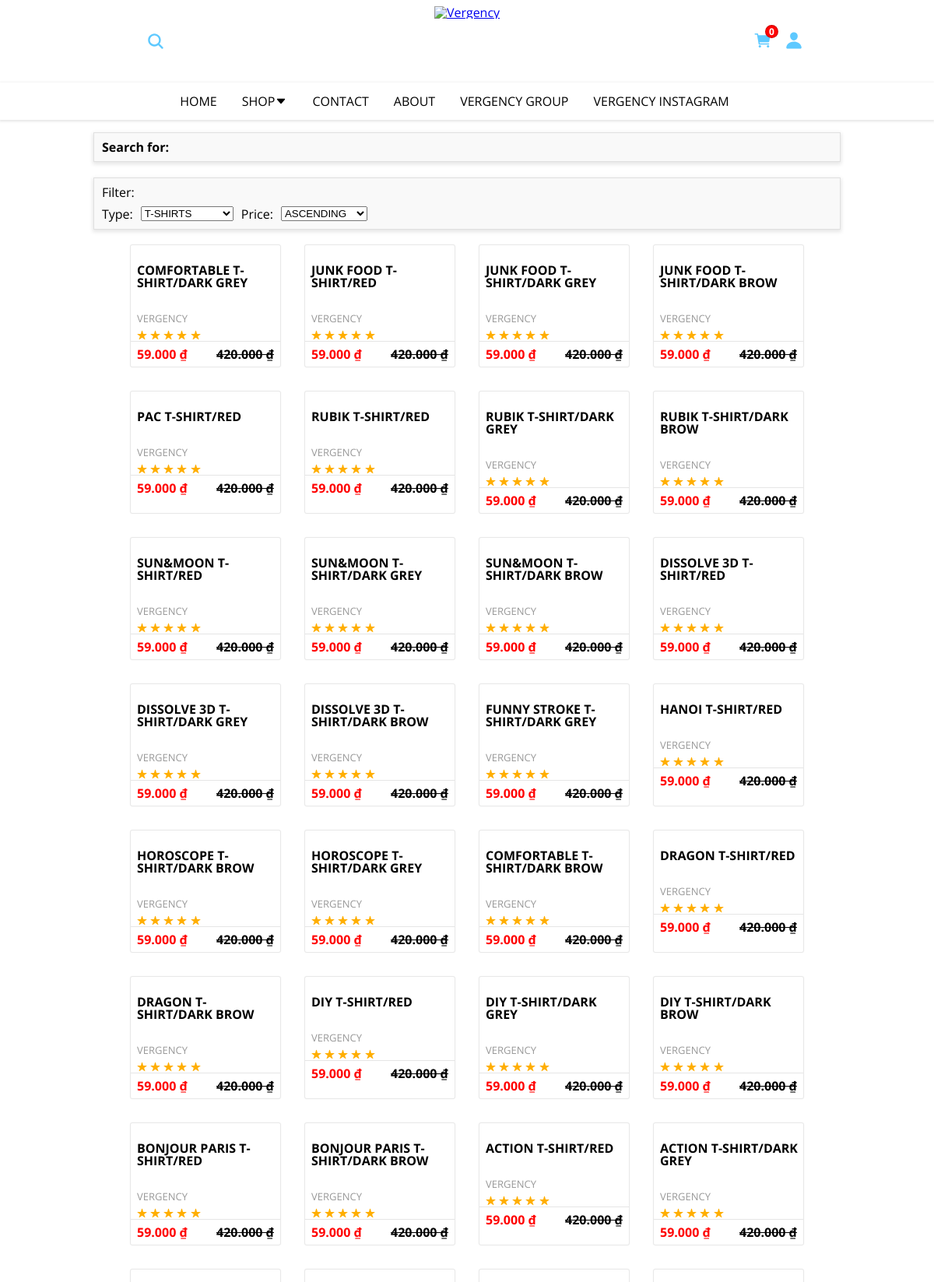
The app's page /search.php?type=t-shirts (upper part) with its own data.
### tables this page shows
CREATE TABLE `product_image` (
  `id` int(11) NOT NULL,
  `img_1` varchar(255) NOT NULL,
  `img_2` varchar(255) NOT NULL,
  `img_3` varchar(255) NOT NULL,
  `img_4` varchar(255) NOT NULL
);

CREATE TABLE `product` (
  `id` int(11) NOT NULL,
  `name` varchar(50) NOT NULL,
  `price` decimal(10,2) NOT NULL,
  `type` varchar(20) NOT NULL,
  `old_price` decimal(10,2) NOT NULL,
  `slug` varchar(50) NOT NULL,
  `quantity` int(11) NOT NULL
);

### session.php (called while the page is built, shortened)
<?php
function isAnyLogged(){
    return false;
}
?>

### search.php (the view, shortened to what this page needs)
<?php require_once("./session.php"); ?>
<?php require_once("./essentials.php"); ?>
<!DOCTYPE html>
<html lang="en">
<head>
    <link rel="stylesheet" href="./assets/normalize.css">
    <link rel="stylesheet" href="./assets/style_search.css">
</head>
<body>
    <?php require "header.php" ?>
    <div id="container" class="center">
        <div class="search-for">
            Search for:
        </div>
        <div class="filter">
            <div class="filter__header">Filter:</div>
            <div class="filter__bar">
                <span class="filter__name">Type: </span>
                <select class="filter-item" id="filter-type" class="filter-item" onchange="update_result();">
                    <?php
                    $avaiable_types = array("all", "t-shirts", "shirts", "sweaters", "hoodies", "shorts", "bags", "perfume", "jacket", "accessories", "polo", "all");
                    foreach ($avaiable_types as $type) {
                        if ($type == $_GET["type"]) {
                            echo '<option value="' . $type . '" selected>' . strtoupper($type) . '</option>';
                        } else {
                            echo '<option value="' . $type . '">' . strtoupper($type) . '</option>';
                        }
                    }
                    ?>
                </select>
                <span class="filter__name">Price: </span>
                <select class="filter-item" id="filter-price" class="filter-item" onchange="update_result();">
                    <?php
                    $avaiable_sort = array("asc" => "ASCENDING", "desc" => "DESCENDING");
                    foreach ($avaiable_sort as $sort => $sort_val) {
                        if ($sort == $_GET["sort"]) {
                            echo '<option value="' . $sort . '" selected>' . $sort_val . '</option>';
                        } else {
                            echo '<option value="' . $sort . '">' . $sort_val . '</option>';
                        }
                    }
                    ?>
                </select>
            </div>
        </div>
        <?php
        if ($_SERVER["REQUEST_METHOD"] == "GET") {
            $q = $_GET["q"];
            $type = $_GET["type"];
            $sort = $_GET["sort"];
            $fmt = new NumberFormatter("vi-VN", NumberFormatter::CURRENCY);
            $conn = new mysqli($serverName, $username, $password, $dbName);
            if ($type == "all") {
                $sql = "SELECT product.name, product.price, product.old_price, product_image.img_1
                        FROM product
                        JOIN product_image ON product.id = product_image.id
                        WHERE product.name LIKE '%" . $q . "%'
                        ORDER BY product.price " . $sort . ";";
            } else {
                $sql = "SELECT product.name, product.price, product.old_price, product_image.img_1
                        FROM product
                        JOIN product_image ON product.id = product_image.id
                        WHERE product.name LIKE '%" . $q . "%' AND product.type = '" . $type . "'
                        ORDER BY product.price " . $sort . ";";
            }
            $result = $conn->query($sql);
            if ($result->num_rows > 0) {
                echo '<div class="product__container">';
                while ($row = $result->fetch_assoc()) {
                    echo '<div class="product__information">
                            <div class="product__img">
                                <a href="./product.php?product=' . strtolower(str_replace(array(' ', '/'), '-', $row["name"])) . '"><img src="' . $row["img_1"] . '" alt=""></a>
                            </div>
                            <div class="product__detail">
                                <a href="./product.php?product=' . strtolower(str_replace(array(' ', '/'), '-', $row["name"])) . '" class="product__name">' . $row["name"] . '</a>
                                <div class="product__vendor">VERGENCY</div>
                                <div class="product__rating">
                                    <ion-icon name="star"></ion-icon>
                                    <ion-icon name="star"></ion-icon>
                                    <ion-icon name="star"></ion-icon>
                                    <ion-icon name="star"></ion-icon>
                                    <ion-icon name="star"></ion-icon>
                                </div>
                                <div class="product__price">
                                    <div class="product__price-after">' . $fmt->formatCurrency($row["price"], "VND") . '</div>
                                    <div class="product__price-before">' . $fmt->formatCurrency($row["old_price"], "VND") . '</div>
                                </div>
                            </div>
                        </div>';
                }
                echo '</div>';
            } else {
                echo '<div class="search-error">No products found!</div>';
            }
        }
        ?>
    </div>
</body>
</html>

### header.php (shortened to what this page needs)
<link rel="stylesheet" href="./assets/style_header.css">
<header>
    <div class="header__phone flex-center">
        <div class="search">
            <ion-icon class="icon search-icon" name="search"></ion-icon>
        </div>
    </div>
    <div class="header__logo flex-center">
        <a class="header__logo" href="../index.php"><img class="header__logo-img" src="https://theme.hstatic.net/200000305259/1000958796/14/partner_1.png?v=11" alt="Vergency"></a>
    </div>
    <div class="header__items center">
        <div class="cart">
            <?php
                if (isset($_SESSION["cart"])){
                    echo '<span class="product-quantity">'.count($_SESSION["cart"]).'</span>';
                }else{
                    echo '<span class="product-quantity">0</span>';
                }
            ?>
            <a href="../cart.php"><ion-icon class="icon" name="cart"></ion-icon></a>
        </div>
        <?php
            if (!isAnyLogged()){
                echo '<a href="./account/login.php"><ion-icon class="icon" name="person"></ion-icon></a>';
            }
        ?>
    </div>
</header>
<nav>
    <ul class="navbar__container flex-center">
        <li class="navbar__items pd16"><a href="./index.php">HOME</a></li>
        <li class="navbar__items pd16 drop-down">
            <a class="flex-center" href="./collections.php?type=all">SHOP<ion-icon name="caret-down-outline"></ion-icon></a>
        </li>
        <li class="navbar__items pd16"><a href="./pages/contact.php">CONTACT</a></li>
        <li class="navbar__items pd16"><a href="./pages/about-us.php">ABOUT</a></li>
        <li class="navbar__items pd16"><a href="https://www.facebook.com/groups/vergency">VERGENCY GROUP</a></li>
        <li class="navbar__items pd16"><a href="https://www.instagram.com/vergency.vn">VERGENCY INSTAGRAM</a></li>
        <li class="navbar__items pd16"><div id="go-to-top"><ion-icon name="arrow-up"></ion-icon></div></li>
    </ul>
</nav>

### assets/style_search.css (style rules this page uses)
html { scroll-behavior: smooth; font-family: 'Open Sans', sans-serif; }
body { display: flex; flex-direction: column; min-height: 100vh; }
header, footer { flex-grow: 0; flex-shrink: 0; }
#container { flex-grow: 1; }
.pd16 { padding: 16px; }
.icon { font-size: 24px; color: #5ec9ff; padding: 8px; }
.flex-center { display: flex; justify-content: center; align-items: center; }
.center { margin: auto; }
.drop-down { position: relative; }
#container { padding: 16px 0; }
.product__container { display: grid; grid-template-columns: repeat(4, 1fr); gap: 32px 32px; max-width: 90%; margin: auto; }
.product__information { box-shadow: 0 0 1px 1px rgba(0, 0, 0, 0.1); border-radius: 2px; }
.product__detail .product__name { display: block; text-decoration: none; color: #000; font-weight: bold; padding: 8px 0 32px 8px; }
.product__detail .product__vendor { padding-left: 8px; font-size: 13px; color: #999999; }
.product__detail .product__rating ion-icon { padding-top: 8px; color: #ffae00; font-size: 13px; }
.product__detail .product__rating { padding-left: 8px; position: relative; }
.product__detail .product__rating::after { position: absolute; bottom: 0; left: 0; content: ""; width: 100%; height: 1px; background-color: rgba(0, 0, 0, 0.1); }
.product__detail .product__price { display: flex; justify-content: space-between; padding: 8px; }
.product__detail .product__price-after { color: #ff0000; font-weight: bold; }
.product__detail .product__price-before { text-decoration: line-through; font-weight: bold; }
#container { width: 80%; }
.search-for { font-weight: bold; }
.filter, .search-for { padding: 10px; margin-bottom: 20px; background-color: #f9f9f9; border: 0.5px solid rgba(0, 0, 0, 0.1); box-shadow: 0 2px 5px 1px rgba(0, 0, 0, 0.1); }
.filter__header { margin-bottom: 10px; }
.filter__bar { display: flex; }
.filter__name { display: flex; align-items: center; }
.filter-item { margin: 0 10px; }

### assets/style_header.css (style rules this page uses)
header { display: grid; grid-template-columns: repeat(3, 1fr); height: 90px; margin-top: 8px; padding-bottom: 8px; position: relative; }
header::after { content: ""; width: 100%; height: 0.5px; background-color: rgba(0, 0, 0, 0.1); position: absolute; bottom: 0; left: 0; }
.header__logo { height: inherit; }
.header__logo-img { height: 100%; width: auto; }
.header__items { display: flex; flex-wrap: wrap; }
.cart { position: relative; display: flex; align-items: center; justify-content: center; }
.cart .product-quantity { position: absolute; right: 0; top: 0; display: flex; align-items: center; justify-content: center; width: 15px; height: 15px; border: 1px solid rgba(0,0,0,0.2); border-radius: 50%; background-color: red; font-size: 12px; color: white; font-weight: bold; z-index: 1; }
.search { display: flex; position: relative; }
nav { position: sticky; top: -1px; background-color: #fff; box-shadow: 0 1px 3px 1px rgba(0, 0, 0, 0.1); z-index: 1; }
.navbar__items>a { text-decoration: none; color: #000; }

### records on screen
product_image: id.name "COMFORTABLE T-SHIRT/DARK GREY", id.price "59.000 ₫", id.old_price "420.000 ₫"
product_image: id.name "JUNK FOOD T-SHIRT/RED", id.price "59.000 ₫", id.old_price "420.000 ₫"
product_image: id.name "JUNK FOOD T-SHIRT/DARK GREY", id.price "59.000 ₫", id.old_price "420.000 ₫"
product_image: id.name "JUNK FOOD T-SHIRT/DARK BROW", id.price "59.000 ₫", id.old_price "420.000 ₫"
product_image: id.name "PAC T-SHIRT/RED", id.price "59.000 ₫", id.old_price "420.000 ₫"
product_image: id.name "RUBIK T-SHIRT/RED", id.price "59.000 ₫", id.old_price "420.000 ₫"
product_image: id.name "RUBIK T-SHIRT/DARK GREY", id.price "59.000 ₫", id.old_price "420.000 ₫"
product_image: id.name "RUBIK T-SHIRT/DARK BROW", id.price "59.000 ₫", id.old_price "420.000 ₫"
product_image: id.name "SUN&MOON T-SHIRT/RED", id.price "59.000 ₫", id.old_price "420.000 ₫"
product_image: id.name "SUN&MOON T-SHIRT/DARK GREY", id.price "59.000 ₫", id.old_price "420.000 ₫"
product_image: id.name "SUN&MOON T-SHIRT/DARK BROW", id.price "59.000 ₫", id.old_price "420.000 ₫"
product_image: id.name "DISSOLVE 3D T-SHIRT/RED", id.price "59.000 ₫", id.old_price "420.000 ₫"
product_image: id.name "DISSOLVE 3D T-SHIRT/DARK GREY", id.price "59.000 ₫", id.old_price "420.000 ₫"
product_image: id.name "DISSOLVE 3D T-SHIRT/DARK BROW", id.price "59.000 ₫", id.old_price "420.000 ₫"
product_image: id.name "FUNNY STROKE T-SHIRT/DARK GREY", id.price "59.000 ₫", id.old_price "420.000 ₫"
product_image: id.name "HANOI T-SHIRT/RED", id.price "59.000 ₫", id.old_price "420.000 ₫"
product_image: id.name "HOROSCOPE T-SHIRT/DARK BROW", id.price "59.000 ₫", id.old_price "420.000 ₫"
product_image: id.name "HOROSCOPE T-SHIRT/DARK GREY", id.price "59.000 ₫", id.old_price "420.000 ₫"
product_image: id.name "COMFORTABLE T-SHIRT/DARK BROW", id.price "59.000 ₫", id.old_price "420.000 ₫"
product_image: id.name "DRAGON T-SHIRT/RED", id.price "59.000 ₫", id.old_price "420.000 ₫"
product_image: id.name "DRAGON T-SHIRT/DARK BROW", id.price "59.000 ₫", id.old_price "420.000 ₫"
product_image: id.name "DIY T-SHIRT/RED", id.price "59.000 ₫", id.old_price "420.000 ₫"
product_image: id.name "DIY T-SHIRT/DARK GREY", id.price "59.000 ₫", id.old_price "420.000 ₫"
product_image: id.name "DIY T-SHIRT/DARK BROW", id.price "59.000 ₫", id.old_price "420.000 ₫"
product_image: id.name "BONJOUR PARIS T-SHIRT/RED", id.price "59.000 ₫", id.old_price "420.000 ₫"
product_image: id.name "BONJOUR PARIS T-SHIRT/DARK BROW", id.price "59.000 ₫", id.old_price "420.000 ₫"
product_image: id.name "ACTION T-SHIRT/RED", id.price "59.000 ₫", id.old_price "420.000 ₫"
product_image: id.name "ACTION T-SHIRT/DARK GREY", id.price "59.000 ₫", id.old_price "420.000 ₫"

### other values on screen
form field value "T-SHIRTS"
form field value "ASCENDING"
